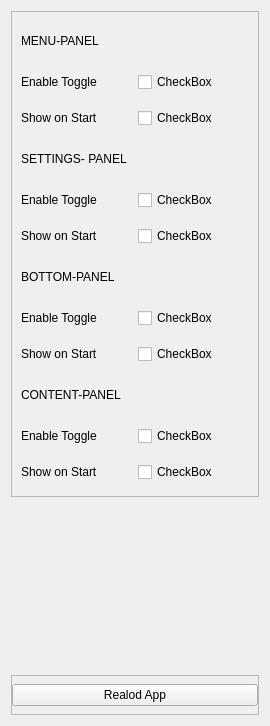
                      <widget class="QWidget" name="scrollAreaWidgetContents2">
                       <property name="geometry">
                        <rect>
                         <x>0</x>
                         <y>0</y>
                         <width>270</width>
                         <height>726</height>
                        </rect>
                       </property>
                       <property name="styleSheet">
                        <string notr="true"/>
                       </property>
                       <layout class="QVBoxLayout" name="verticalLayout_20">
                        <item alignment="Qt::AlignTop">
                         <widget class="QWidget" name="widget_8" native="true">
                          <layout class="QVBoxLayout" name="verticalLayout_6">
                           <property name="spacing">
                            <number>0</number>
                           </property>
                           <property name="leftMargin">
                            <number>0</number>
                           </property>
                           <property name="topMargin">
                            <number>0</number>
                           </property>
                           <property name="rightMargin">
                            <number>0</number>
                           </property>
                           <property name="bottomMargin">
                            <number>0</number>
                           </property>
                           <item>
                            <widget class="QFrame" name="frame_17">
                             <property name="styleSheet">
                              <string notr="true"/>
                             </property>
                             <property name="frameShape">
                              <enum>QFrame::StyledPanel</enum>
                             </property>
                             <property name="frameShadow">
                              <enum>QFrame::Raised</enum>
                             </property>
                             <layout class="QGridLayout" name="gridLayout_7">
                              <item row="7" column="0">
                               <widget class="QLabel" name="label_39">
                                <property name="minimumSize">
                                 <size>
                                  <width>0</width>
                                  <height>30</height>
                                 </size>
                                </property>
                                <property name="text">
                                 <string>Enable Toggle</string>
                                </property>
                               </widget>
                              </item>
                              <item row="11" column="0">
                               <widget class="QLabel" name="label_47">
                                <property name="minimumSize">
                                 <size>
                                  <width>0</width>
                                  <height>30</height>
                                 </size>
                                </property>
                                <property name="text">
                                 <string>Show on Start</string>
                                </property>
                               </widget>
                              </item>
                              <item row="5" column="1">
                               <widget class="AnimatedCheck" name="customizePanel2Showonstart">
                                <property name="minimumSize">
                                 <size>
                                  <width>0</width>
                                  <height>30</height>
                                 </size>
                                </property>
                                <property name="text">
                                 <string>CheckBox</string>
                                </property>
                               </widget>
                              </item>
                              <item row="7" column="1">
                               <widget class="AnimatedCheck" name="customizePanel5Toggling">
                                <property name="minimumSize">
                                 <size>
                                  <width>0</width>
                                  <height>30</height>
                                 </size>
                                </property>
                                <property name="text">
                                 <string>CheckBox</string>
                                </property>
                               </widget>
                              </item>
                              <item row="8" column="0">
                               <widget class="QLabel" name="label_38">
                                <property name="minimumSize">
                                 <size>
                                  <width>0</width>
                                  <height>30</height>
                                 </size>
                                </property>
                                <property name="text">
                                 <string>Show on Start</string>
                                </property>
                               </widget>
                              </item>
                              <item row="1" column="0">
                               <widget class="QLabel" name="label_37">
                                <property name="minimumSize">
                                 <size>
                                  <width>0</width>
                                  <height>30</height>
                                 </size>
                                </property>
                                <property name="text">
                                 <string>Enable Toggle</string>
                                </property>
                               </widget>
                              </item>
                              <item row="2" column="1">
                               <widget class="AnimatedCheck" name="customizePanel1Showonstart">
                                <property name="minimumSize">
                                 <size>
                                  <width>0</width>
                                  <height>30</height>
                                 </size>
                                </property>
                                <property name="text">
                                 <string>CheckBox</string>
                                </property>
                               </widget>
                              </item>
                              <item row="2" column="0">
                               <widget class="QLabel" name="label_36">
                                <property name="minimumSize">
                                 <size>
                                  <width>0</width>
                                  <height>30</height>
                                 </size>
                                </property>
                                <property name="text">
                                 <string>Show on Start</string>
                                </property>
                               </widget>
                              </item>
                              <item row="10" column="1">
                               <widget class="AnimatedCheck" name="customizePanel3Toggling">
                                <property name="minimumSize">
                                 <size>
                                  <width>0</width>
                                  <height>30</height>
                                 </size>
                                </property>
                                <property name="text">
                                 <string>CheckBox</string>
                                </property>
                               </widget>
                              </item>
                              <item row="10" column="0">
                               <widget class="QLabel" name="label_53">
                                <property name="minimumSize">
                                 <size>
                                  <width>0</width>
                                  <height>30</height>
                                 </size>
                                </property>
                                <property name="text">
                                 <string>Enable Toggle</string>
                                </property>
                               </widget>
                              </item>
                              <item row="1" column="1">
                               <widget class="AnimatedCheck" name="customizePanel1Toggling">
                                <property name="minimumSize">
                                 <size>
                                  <width>0</width>
                                  <height>30</height>
                                 </size>
                                </property>
                                <property name="text">
                                 <string>CheckBox</string>
                                </property>
                               </widget>
                              </item>
                              <item row="5" column="0">
                               <widget class="QLabel" name="label_34">
                                <property name="minimumSize">
                                 <size>
                                  <width>0</width>
                                  <height>30</height>
                                 </size>
                                </property>
                                <property name="text">
                                 <string>Show on Start</string>
                                </property>
                               </widget>
                              </item>
                              <item row="8" column="1">
                               <widget class="AnimatedCheck" name="customizePanel5Showonstart">
                                <property name="minimumSize">
                                 <size>
                                  <width>0</width>
                                  <height>30</height>
                                 </size>
                                </property>
                                <property name="text">
                                 <string>CheckBox</string>
                                </property>
                               </widget>
                              </item>
                              <item row="11" column="1">
                               <widget class="AnimatedCheck" name="customizePanel3Showonstart">
                                <property name="minimumSize">
                                 <size>
                                  <width>0</width>
                                  <height>30</height>
                                 </size>
                                </property>
                                <property name="text">
                                 <string>CheckBox</string>
                                </property>
                               </widget>
                              </item>
                              <item row="3" column="0" colspan="2">
                               <widget class="QLabel" name="label_20">
                                <property name="minimumSize">
                                 <size>
                                  <width>0</width>
                                  <height>40</height>
                                 </size>
                                </property>
                                <property name="maximumSize">
                                 <size>
                                  <width>16777215</width>
                                  <height>40</height>
                                 </size>
                                </property>
                                <property name="text">
                                 <string>SETTINGS- PANEL</string>
                                </property>
                               </widget>
                              </item>
                              <item row="4" column="0">
                               <widget class="QLabel" name="label_35">
                                <property name="minimumSize">
                                 <size>
                                  <width>0</width>
                                  <height>30</height>
                                 </size>
                                </property>
                                <property name="text">
                                 <string>Enable Toggle</string>
                                </property>
                               </widget>
                              </item>
                              <item row="0" column="0" colspan="2">
                               <widget class="QLabel" name="label_23">
                                <property name="minimumSize">
                                 <size>
                                  <width>0</width>
                                  <height>40</height>
                                 </size>
                                </property>
                                <property name="maximumSize">
                                 <size>
                                  <width>16777215</width>
                                  <height>40</height>
                                 </size>
                                </property>
                                <property name="text">
                                 <string>MENU-PANEL</string>
                                </property>
                               </widget>
                              </item>
                              <item row="9" column="0" colspan="2">
                               <widget class="QLabel" name="label_25">
                                <property name="minimumSize">
                                 <size>
                                  <width>0</width>
                                  <height>40</height>
                                 </size>
                                </property>
                                <property name="maximumSize">
                                 <size>
                                  <width>16777215</width>
                                  <height>40</height>
                                 </size>
                                </property>
                                <property name="text">
                                 <string>CONTENT-PANEL</string>
                                </property>
                               </widget>
                              </item>
                              <item row="6" column="0" colspan="2">
                               <widget class="QLabel" name="label_24">
                                <property name="minimumSize">
                                 <size>
                                  <width>0</width>
                                  <height>40</height>
                                 </size>
                                </property>
                                <property name="maximumSize">
                                 <size>
                                  <width>16777215</width>
                                  <height>40</height>
                                 </size>
                                </property>
                                <property name="text">
                                 <string>BOTTOM-PANEL</string>
                                </property>
                               </widget>
                              </item>
                              <item row="4" column="1">
                               <widget class="AnimatedCheck" name="customizePanel2Toggling">
                                <property name="minimumSize">
                                 <size>
                                  <width>0</width>
                                  <height>30</height>
                                 </size>
                                </property>
                                <property name="text">
                                 <string>CheckBox</string>
                                </property>
                               </widget>
                              </item>
                             </layout>
                            </widget>
                           </item>
                          </layout>
                         </widget>
                        </item>
                        <item>
                         <widget class="QFrame" name="frame">
                          <property name="minimumSize">
                           <size>
                            <width>0</width>
                            <height>0</height>
                           </size>
                          </property>
                          <property name="maximumSize">
                           <size>
                            <width>16777215</width>
                            <height>40</height>
                           </size>
                          </property>
                          <property name="frameShape">
                           <enum>QFrame::StyledPanel</enum>
                          </property>
                          <property name="frameShadow">
                           <enum>QFrame::Raised</enum>
                          </property>
                          <layout class="QVBoxLayout" name="verticalLayout_12">
                           <property name="spacing">
                            <number>0</number>
                           </property>
                           <property name="leftMargin">
                            <number>0</number>
                           </property>
                           <property name="topMargin">
                            <number>0</number>
                           </property>
                           <property name="rightMargin">
                            <number>0</number>
                           </property>
                           <property name="bottomMargin">
                            <number>0</number>
                           </property>
                           <item>
                            <widget class="QPushButton" name="reloadApp">
                             <property name="text">
                              <string>Realod App</string>
                             </property>
                            </widget>
                           </item>
                          </layout>
                         </widget>
                        </item>
                       </layout>
                      </widget>
